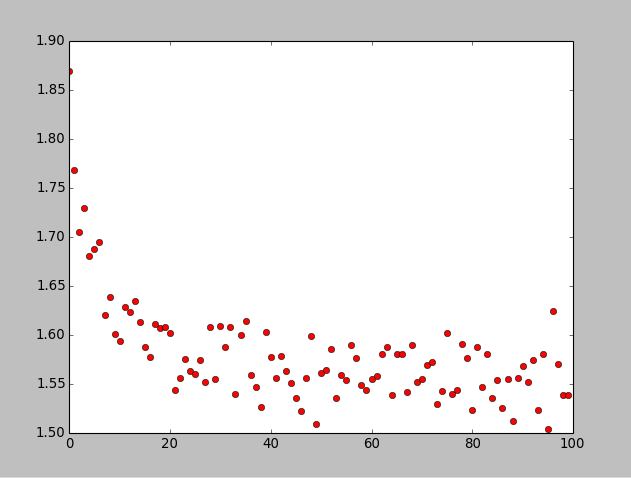

The Python source for this figure:
import tensorflow as tf
import numpy as np

from tensorflow.examples.tutorials.mnist import input_data
mnist = input_data.read_data_sets("MNIST_data/", one_hot=True)
import matplotlib.pyplot as plt

length = mnist.train.images.shape[0]
n_pixels = mnist.train.images.shape[1]
n_labels = mnist.train.labels.shape[1]
learning_rate = 0.05
epoch_num = 100

W = tf.Variable(tf.zeros([n_pixels, n_labels])) 
b = tf.Variable(tf.zeros([n_labels]))
X = tf.placeholder(dtype=tf.float32, shape=[None, n_pixels], name="X")
y = tf.placeholder(dtype=tf.float32, shape=[None, n_labels], name="y")

predict = tf.nn.softmax(tf.matmul(X, W) + b)
loss = tf.reduce_mean(tf.nn.softmax_cross_entropy_with_logits(labels=y, logits=predict))
train_step = tf.train.GradientDescentOptimizer(learning_rate).minimize(loss)

plt.figure()
init = tf.global_variables_initializer()


with tf.Session() as sess:
    sess.run(init)

    for epoch in range(epoch_num):
        for _ in range(length/100):
            batch_xs, batch_ys = mnist.train.next_batch(100)
            _, l = sess.run([train_step, loss], feed_dict={X: batch_xs, y: batch_ys})
    #        _ = sess.run([train_step], feed_dict={X: batch_xs, y: batch_ys})
        if epoch % 5 == 0:
           print "epoch=", epoch, "loss=", l
        plt.plot(epoch, l, 'ro')
    plt.show()

correct_prediction = tf.equal(tf.argmax(y, 1), tf.argmax(predict, 1))
accuracy = tf.reduce_mean(tf.cast(correct_prediction, tf.float32))
print sess.run(accuracy, feed_dict={X: mnist.test.images, y: mnist.test.labels})
